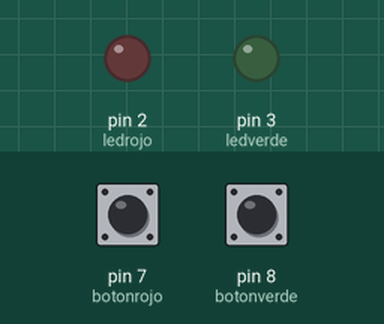
Simulated run of this sketch. Board: Arduino Uno, built with avr-gcc and run on an emulated ATmega328P. Shown: output pins drawn as LEDs (lit = HIGH). Inputs (shaded band) come from the test bench; at power-on: pin 7 (botonrojo) LOW, pin 8 (botonverde) LOW. Random numbers use the default seed unless the sketch sets one; what the sketch prints to the serial monitor is not drawn.

Above: at 6.8 s.
6.9 s: pin 7 (botonrojo) pulled HIGH for 1 s
At 9.9 s:
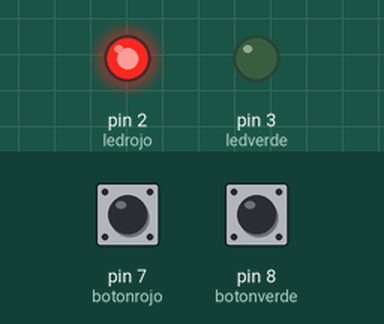
At 11.9 s:
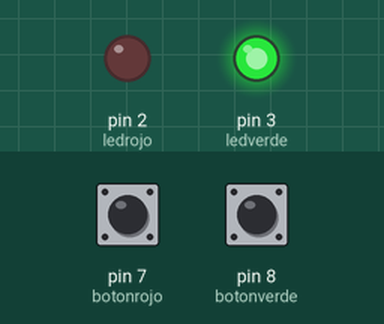
Timing chart, 0 to 16.6 s (numbered marks = the images above; inputs shaded):
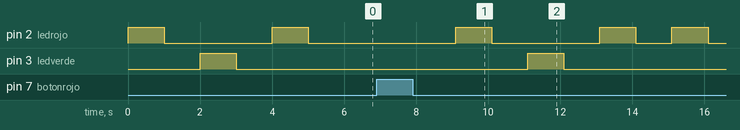

The sketch:

Ejercicio1.2.ino
```cpp
int ledrojo = 2;
int ledverde = 3;

int botonrojo =7;
int botonverde =8;

int mostradaSecuencia = 0;

int contadorRonda = 0;
int condicionLectura = 0;
int botonesPulsados = 0;

int arraysecuencia[5] = {0, 0, 0, 0, 0};
/*
 * rojo=1
 * verde=2
*/
int pinForRandom = A0;

int victoria=0;

void setup() {
  pinMode(ledrojo,OUTPUT);
  pinMode(ledverde,OUTPUT);
  pinMode(botonrojo,INPUT);
  pinMode(botonverde, INPUT);

  digitalWrite(ledrojo,LOW);
  digitalWrite(ledverde,LOW);

  Serial.begin(9600);

  randomSeed(analogRead(pinForRandom));


}

void loop() {
  if (victoria == 0 and mostradaSecuencia == 0){
    arraysecuencia[0] = 0;
    arraysecuencia[1] = 0;
    arraysecuencia[2] = 0;
    arraysecuencia[3] = 0;
    arraysecuencia[4] = 0;

    arraysecuencia[0]=random(1,3);
    arraysecuencia[1]=random(1,3);
    arraysecuencia[2]=random(1,3);

    Serial.print(arraysecuencia[0]);
    Serial.print(arraysecuencia[1]);
    Serial.print(arraysecuencia[2]);

    contadorRonda = 3;

    mostrarSecuencia();
    mostradaSecuencia = 1;

    condicionLectura = leerSecuencia();
    if (condicionLectura == 0){
      victoria = 0;
      // Perdiste
      Serial.print("b");
    }
    else{
      victoria = victoria + 1;
    }
    mostradaSecuencia = 0;
    botonesPulsados = 0;
    delay(1000);

  }
  if (victoria == 1 and mostradaSecuencia == 0) {
    arraysecuencia[3]=random(1,3);
    contadorRonda = 4;

    mostrarSecuencia();
    mostradaSecuencia = 1;

    condicionLectura = leerSecuencia();
    if (condicionLectura == 0){
      victoria = 0;
      // Perdiste
    }
    else{
      victoria = victoria + 1;
    }
    mostradaSecuencia = 0;
    botonesPulsados = 0;
    delay(1000);
  }
  if (victoria == 2 and mostradaSecuencia == 0) {
    arraysecuencia[4]=random(1,3);
    contadorRonda = 5;

    mostrarSecuencia();
    mostradaSecuencia = 1;

    condicionLectura = leerSecuencia();
    if (condicionLectura == 0){
      victoria = 0;
      // Perdiste
    }
    else{
      victoria = victoria + 1;
    }
    mostradaSecuencia = 0;
    botonesPulsados = 0;
    delay(1000);
  }
  if (victoria == 3) {
    secuenciaVictoria();
  }


}
void secuenciaVictoria() {
  for(int i = 0; i < 3; i++) {
    digitalWrite(ledrojo,HIGH);
    digitalWrite(ledverde,HIGH);
    delay(1000);
    digitalWrite(ledrojo,LOW);
    digitalWrite(ledverde,LOW);
    delay(1000);
  }

}

void mostrarSecuencia(){

  for (int i=0; i<contadorRonda; i++){
      if (arraysecuencia[i]==1){
        digitalWrite(ledrojo,HIGH);
        delay(1000);
        digitalWrite(ledrojo,LOW);
        delay(1000);
      }
      if (arraysecuencia[i]==2){
        digitalWrite(ledverde,HIGH);
        delay(1000);
        digitalWrite(ledverde,LOW);
        delay(1000);
      }
  }
}

int leerSecuencia(){
  for (int i = 0; i < contadorRonda; i++) {
    Serial.print("a");
    while(botonesPulsados < contadorRonda) {

      if(digitalRead(botonrojo) == HIGH and arraysecuencia[i] != 1) {
        Serial.println("boton Pulsado");
        delay(400);
        // Condicion fallida
        return 0;
      }
      if(digitalRead(botonrojo) == HIGH and arraysecuencia[i] == 1) {
        Serial.println("boton Pulsado");
        delay(400);
        // Condicion Correcta
        botonesPulsados = botonesPulsados + 1;

      }
      if(digitalRead(botonverde) == HIGH and arraysecuencia[i] != 2) {
        Serial.println("boton Pulsado");
        delay(400);
        // Condicion fallida
        return 0;
      }
      if(digitalRead(botonrojo) == HIGH and arraysecuencia[i] == 2) {
        Serial.println("boton Pulsado");
        delay(400);
        // Condicion Correcta
        botonesPulsados = botonesPulsados + 1;
      }
    }
  }
  if (botonesPulsados == contadorRonda) {
    return 1;
  }
}
```

Measured:
- after the input at 6.9 s, pin 2 (ledrojo): goes HIGH 1.0 s, LOW 3.0 s, HIGH 1.0 s, LOW 1.0 s, HIGH 1.0 s, then LOW, starting after 2.2 s; pin 3 (ledverde): LOW → HIGH after 4.2 s, → LOW 1.0 s later
- by itself, pin 2 (ledrojo): alternates HIGH for 1.0 s and LOW for 3.0 s
